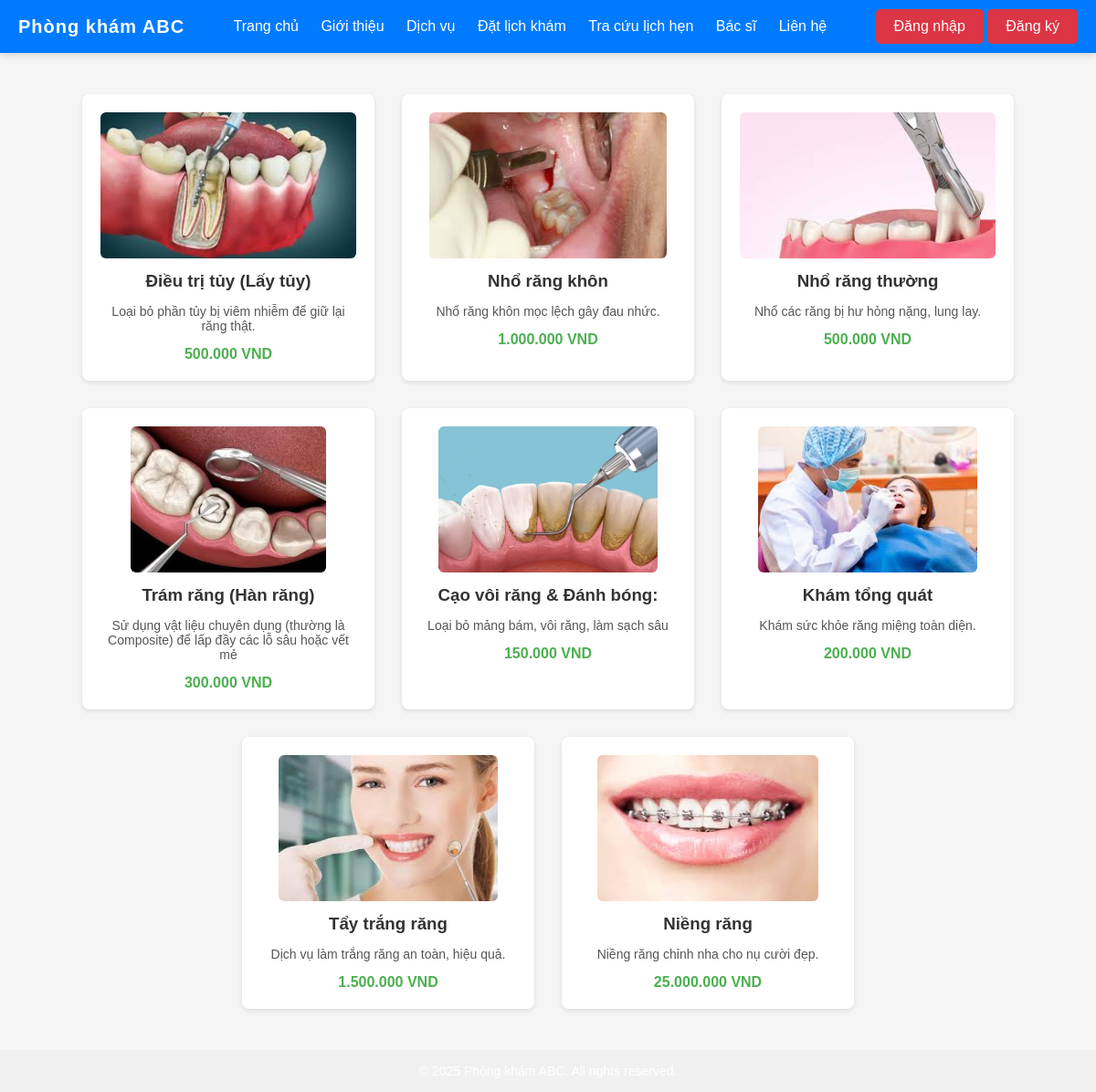
Screenshot of /public/dichvu.php with the database file from the repository.
### tables this page shows
CREATE TABLE `services` (
  `id` int(11) NOT NULL,
  `name` varchar(100) DEFAULT NULL,
  `price` decimal(12,2) DEFAULT NULL,
  `description` text DEFAULT NULL,
  `created_at` timestamp NOT NULL DEFAULT current_timestamp(),
  `image` varchar(255) DEFAULT NULL
);

### public/dichvu.php (the view, shortened to what this page needs)
<?php
$pdo = new PDO('mysql:host=localhost;dbname=phongnha_db;charset=utf8mb4', 'root', '');
$pdo->setAttribute(PDO::ATTR_ERRMODE, PDO::ERRMODE_EXCEPTION);
$stmt = $pdo->query("SELECT * FROM services ORDER BY created_at DESC");
$services = $stmt->fetchAll(PDO::FETCH_ASSOC);
$isLoggedIn = isset($_SESSION['user_id']);
$role       = $_SESSION['role'] ?? null;
$name       = $_SESSION['name'] ?? null;
?>
<!DOCTYPE html>
<html lang="vi">
<head>
  <link rel="stylesheet" href="style_client.css">
</head>
<body>
<header>
  <div class="logo">Phòng khám ABC</div>
  <nav>
    <a href="index.php">Trang chủ</a>
    <a href="about.php">Giới thiệu</a>
    <a href="dichvu.php" class="active">Dịch vụ</a>
    <a href="booking.php">Đặt lịch khám</a>
    <a href="lookup.php">Tra cứu lịch hẹn</a>
    <a href="doctors.php">Bác sĩ</a>
    <a href="contact.php">Liên hệ</a>
  </nav>
  <?php if ($isLoggedIn): ?>
    <div class="user-icon">
      <?php
  $avatarSrc = 'uploads/default-user.png';
  if ($isLoggedIn) {
    if (($_SESSION['login_type'] ?? '') === 'google') {
      $avatarSrc = $_SESSION['avatar'];
    } elseif (!empty($_SESSION['avatar']) && file_exists('uploads/' . $_SESSION['avatar'])) {
      $avatarSrc = 'uploads/' . $_SESSION['avatar'];
    }
  }
?>
<img src="<?= htmlspecialchars($avatarSrc) ?>" alt="User" />
      <span><?= htmlspecialchars($name) ?></span>
      <div class="dropdown">
        <ul>
          <li><a href="profile.php">Hồ sơ cá nhân</a></li>
          <?php if ($role === 'admin'): ?>
            <li><a href="dashboard.php">Trang quản trị</a></li>
          <?php endif; ?>
          <li><a href="logout.php">Đăng xuất</a></li>
        </ul>
      </div>
    </div>
  <?php else: ?>
    <div>
      <a href="login.php" class="btn" style="background:#dc3545;color:#fff;padding:10px 20px;border-radius:5px;text-decoration:none;display:inline-block;">
        Đăng nhập
      </a>
      <a href="register.php" class="btn" style="background:#dc3545;color:#fff;padding:10px 20px;border-radius:5px;text-decoration:none;display:inline-block;">
        Đăng ký
      </a>
    </div>
  <?php endif; ?>
</header>
<section class="services">
  <?php foreach ($services as $service): ?>
    <div class="service">
      <?php if ($isLoggedIn): ?>
        <a href="booking.php?service_id=<?= $service['id'] ?>" style="text-decoration:none; color:inherit;">
      <?php else: ?>
        <a href="login.php" style="text-decoration:none; color:inherit;" onclick="alert('Vui lòng đăng nhập để đặt lịch!');">
      <?php endif; ?>
          <?php if (!empty($service['image'])): ?>
            <img src="<?= htmlspecialchars($service['image']) ?>" alt="<?= htmlspecialchars($service['name']) ?>">
          <?php endif; ?>
          <h3><?= htmlspecialchars($service['name']) ?></h3>
          <p><?= nl2br(htmlspecialchars($service['description'])) ?></p>
          <div class="price"><?= number_format($service['price'], 0, ',', '.') ?> VND</div>
        </a>
    </div>
  <?php endforeach; ?>
</section>
<footer>
  <p>&copy; 2025 Phòng khám ABC. All rights reserved.</p>
</footer>
</body>
</html>

### public/style_client.css (style rules this page uses)
body { margin: 0; font-family: 'Segoe UI', Arial, sans-serif; background: #f9f9f9; color: #333; }
header { background: linear-gradient(90deg, #007BFF, #00C6FF); color: white; padding: 15px 30px; display: flex; justify-content: space-between; align-items: center; box-shadow: 0 2px 8px rgba(0,0,0,0.15); }
.logo { font-size: 22px; font-weight: bold; letter-spacing: 1px; }
nav a { color: white; margin: 0 12px; text-decoration: none; font-weight: 500; transition: color 0.3s; }
footer { text-align: center; padding: 20px; background: #007BFF; color: white; margin-top: 40px; }
footer p { margin: 0; font-size: 14px; }

### public/dichvu.php (style rules this page uses)
body { margin: 0; font-family: Arial, sans-serif; background: #f5f5f5; }
header { background: #007BFF; color: white; padding: 10px 20px; display: flex; justify-content: space-between; align-items: center; }
.logo { font-size: 20px; font-weight: bold; }
nav a { color: white; margin: 0 10px; text-decoration: none; font-weight: 500; }
.services { display: flex; flex-wrap: wrap; justify-content: center; margin: 30px auto; width: 90%; }
.service { background: #fff; border-radius: 8px; box-shadow: 0 2px 5px rgba(0,0,0,0.1); margin: 15px; padding: 20px; width: 280px; text-align: center; transition: transform 0.2s; }
.service img { max-width: 100%; height: 160px; object-fit: cover; border-radius: 6px; }
.service h3 { margin: 10px 0; color: #333; }
.service p { font-size: 14px; color: #555; }
.price { font-weight: bold; color: #4CAF50; margin-top: 10px; }
footer { text-align: center; padding: 15px; background: #f0f0f0; margin-top: 30px; }

### rows the page displays
services: image (picture), name "Điều trị tủy (Lấy tủy)", description "Loại bỏ phần tủy bị viêm nhiễm để giữ lại răng thật.", price "500.000"
services: image (picture), name "Nhổ răng khôn", description "Nhổ răng khôn mọc lệch gây đau nhức.", price "1.000.000"
services: image (picture), name "Nhổ răng thường", description "Nhổ các răng bị hư hỏng nặng, lung lay.", price "500.000"
services: image (picture), name "Trám răng (Hàn răng)", description "Sử dụng vật liệu chuyên dụng (thường là Composite) để lấp đầy các lỗ sâu hoặc vết mẻ", price "300.000"
services: image (picture), name "Cạo vôi răng & Đánh bóng:", description "Loại bỏ mảng bám, vôi răng, làm sạch sâu", price "150.000"
services: image (picture), name "Khám tổng quát", description "Khám sức khỏe răng miệng toàn diện.", price "200.000"
services: image (picture), name "Tẩy trắng răng", description "Dịch vụ làm trắng răng an toàn, hiệu quả.", price "1.500.000"
services: image (picture), name "Niềng răng", description "Niềng răng chỉnh nha cho nụ cười đẹp.", price "25.000.000"
